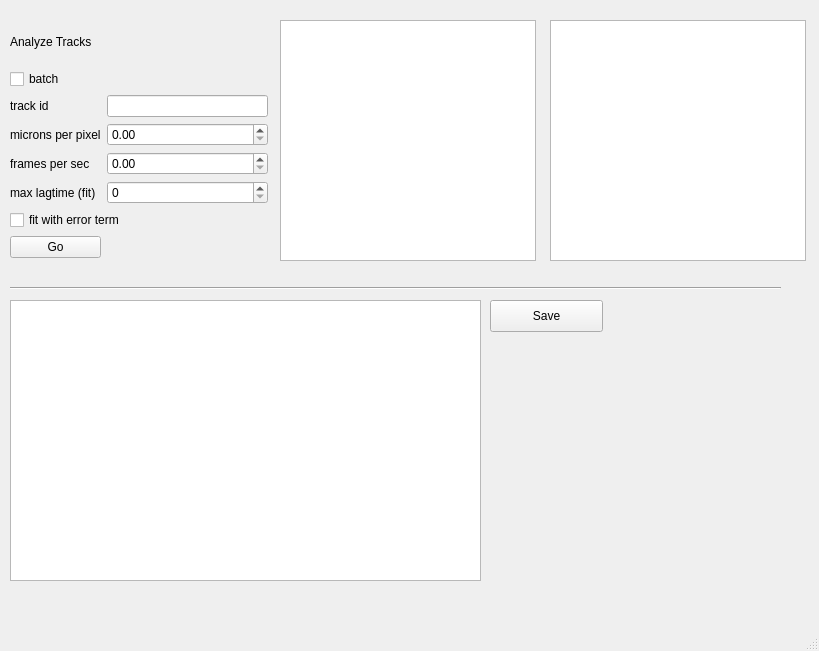
<?xml version="1.0" encoding="UTF-8"?>
<ui version="4.0">
 <class>MainWindow</class>
 <widget class="QMainWindow" name="MainWindow">
  <property name="geometry">
   <rect>
    <x>0</x>
    <y>0</y>
    <width>819</width>
    <height>651</height>
   </rect>
  </property>
  <property name="windowTitle">
   <string>MainWindow</string>
  </property>
  <widget class="QWidget" name="centralwidget">
   <widget class="Line" name="line">
    <property name="geometry">
     <rect>
      <x>10</x>
      <y>280</y>
      <width>771</width>
      <height>16</height>
     </rect>
    </property>
    <property name="orientation">
     <enum>Qt::Horizontal</enum>
    </property>
   </widget>
   <widget class="QGraphicsView" name="msd_graphicsView">
    <property name="geometry">
     <rect>
      <x>280</x>
      <y>20</y>
      <width>256</width>
      <height>241</height>
     </rect>
    </property>
   </widget>
   <widget class="QGraphicsView" name="loglog_msd_graphicsView">
    <property name="geometry">
     <rect>
      <x>550</x>
      <y>20</y>
      <width>256</width>
      <height>241</height>
     </rect>
    </property>
   </widget>
   <widget class="QListWidget" name="track_data_listWidget">
    <property name="geometry">
     <rect>
      <x>10</x>
      <y>300</y>
      <width>471</width>
      <height>281</height>
     </rect>
    </property>
   </widget>
   <widget class="QPushButton" name="save_tracks_pushButton">
    <property name="geometry">
     <rect>
      <x>490</x>
      <y>300</y>
      <width>113</width>
      <height>32</height>
     </rect>
    </property>
    <property name="text">
     <string>Save</string>
    </property>
   </widget>
   <widget class="QWidget" name="layoutWidget">
    <property name="geometry">
     <rect>
      <x>10</x>
      <y>20</y>
      <width>258</width>
      <height>238</height>
     </rect>
    </property>
    <layout class="QGridLayout" name="gridLayout">
     <item row="0" column="0">
      <widget class="QLabel" name="label_5">
       <property name="text">
        <string>Analyze Tracks</string>
       </property>
      </widget>
     </item>
     <item row="1" column="0">
      <widget class="QCheckBox" name="batch_checkBox">
       <property name="text">
        <string>batch</string>
       </property>
      </widget>
     </item>
     <item row="2" column="0">
      <widget class="QLabel" name="label">
       <property name="text">
        <string>track id</string>
       </property>
      </widget>
     </item>
     <item row="2" column="1">
      <widget class="QLineEdit" name="track_id_lineEdit"/>
     </item>
     <item row="3" column="0">
      <widget class="QLabel" name="label_2">
       <property name="text">
        <string>microns per pixel</string>
       </property>
      </widget>
     </item>
     <item row="3" column="1">
      <widget class="QDoubleSpinBox" name="mpp_doubleSpinBox"/>
     </item>
     <item row="4" column="0">
      <widget class="QLabel" name="label_3">
       <property name="text">
        <string>frames per sec</string>
       </property>
      </widget>
     </item>
     <item row="4" column="1">
      <widget class="QDoubleSpinBox" name="fps_doubleSpinBox"/>
     </item>
     <item row="5" column="0">
      <widget class="QLabel" name="label_4">
       <property name="text">
        <string>max lagtime (fit)</string>
       </property>
      </widget>
     </item>
     <item row="5" column="1">
      <widget class="QSpinBox" name="max_lag_fit_spinBox"/>
     </item>
     <item row="6" column="0" colspan="2">
      <widget class="QCheckBox" name="error_term_checkBox">
       <property name="text">
        <string>fit with error term</string>
       </property>
      </widget>
     </item>
     <item row="7" column="0">
      <widget class="QPushButton" name="go_pushButton">
       <property name="text">
        <string>Go</string>
       </property>
      </widget>
     </item>
    </layout>
   </widget>
  </widget>
  <widget class="QMenuBar" name="menubar">
   <property name="geometry">
    <rect>
     <x>0</x>
     <y>0</y>
     <width>819</width>
     <height>24</height>
    </rect>
   </property>
  </widget>
  <widget class="QStatusBar" name="statusbar"/>
 </widget>
 <resources/>
 <connections/>
</ui>
